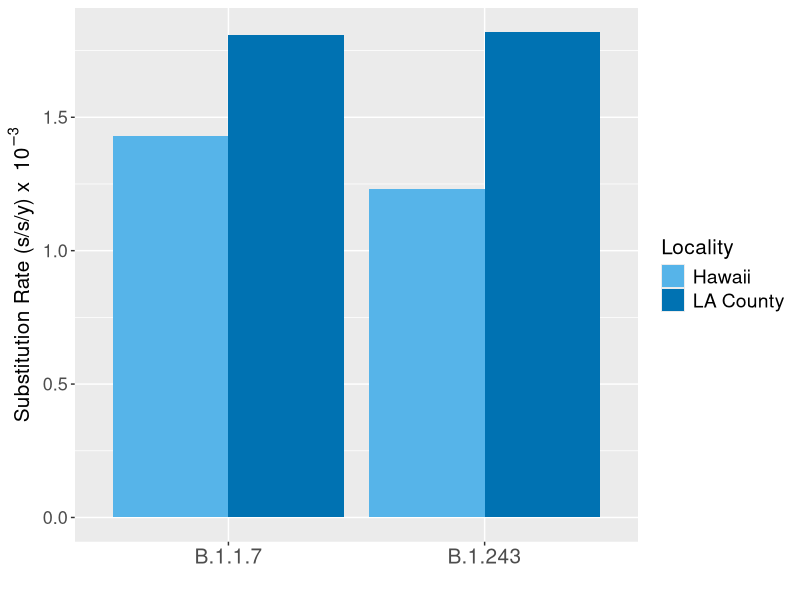

The R script that drew this image:
require(ggplot2)

dat <- read.csv("beastrates.csv")
names(dat) <- c("Locality", "Variant", "Substitution Rate x 10-3")
x <- dat[,2]
y <- dat[,3]
z <- dat[,1]
pdf("subrates.pdf", height=5)
ggplot(dat, aes(x, y, fill=z)) +
geom_bar(stat="identity", position=position_dodge()) +
  xlab("") +
  ylab(bquote('Substitution Rate (s/s/y) x '~10^-3)) +
  theme(axis.text.x = element_text(size=15)) +
  theme(axis.text.y = element_text(size=13)) +
  theme(axis.title = element_text(size = 15))  +
  theme(legend.title = element_text(size = 15))   +
  theme(legend.text = element_text(size = 14)) +
  scale_fill_manual(name = "Locality", values=c("#56B4E9","#0072B2"))
dev.off()